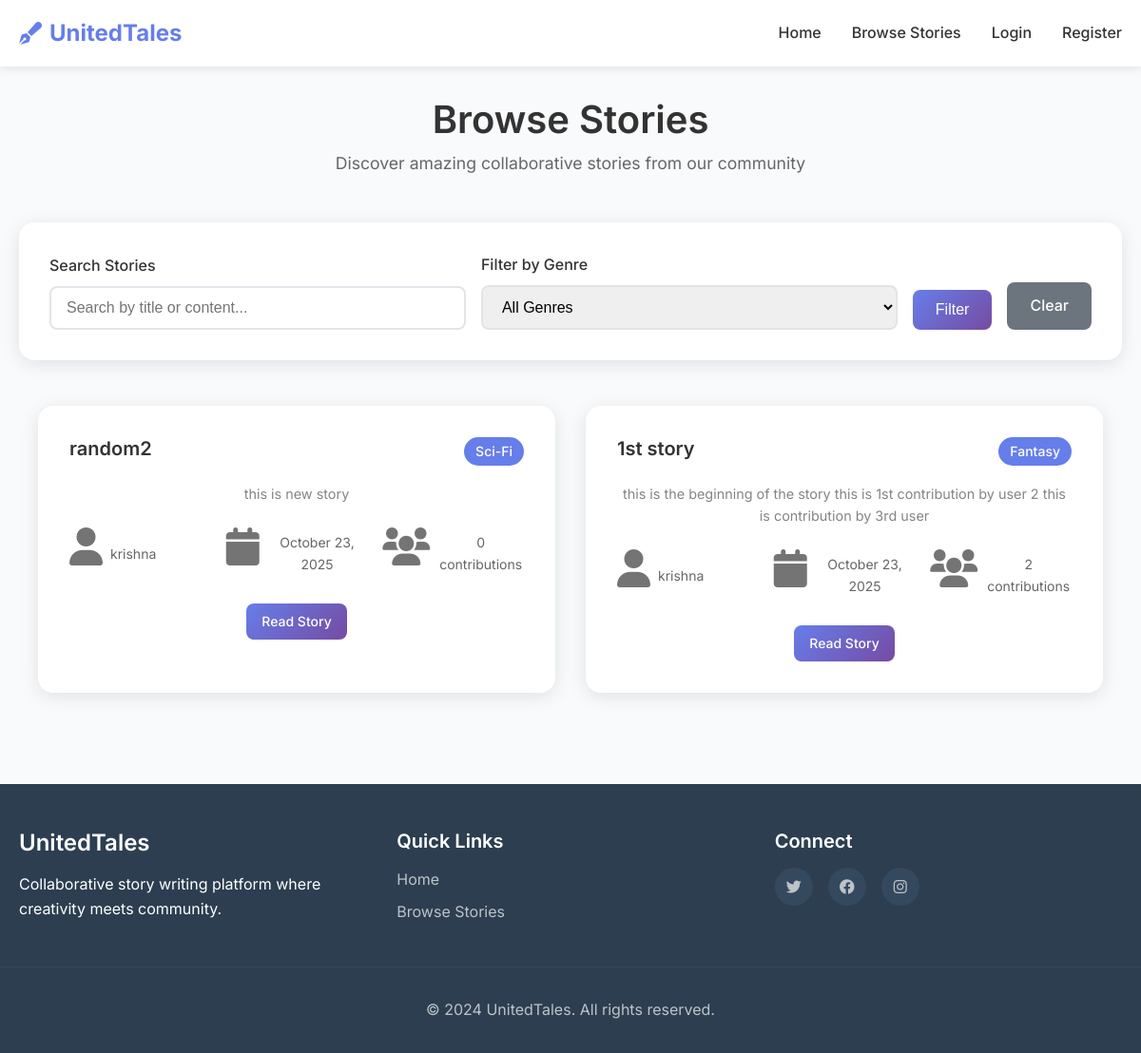
Screenshot of /browse with the database file from the repository.
### app.py (models this page shows)
class Story(db.Model):
    id = db.Column(db.Integer, primary_key=True)
    title = db.Column(db.String(200), nullable=False)
    content = db.Column(db.Text, nullable=False)
    genre = db.Column(db.String(50))
    status = db.Column(db.String(20), default='active')  # active, completed, archived
    author_id = db.Column(db.Integer, db.ForeignKey('user.id'), nullable=False)
    created_at = db.Column(db.DateTime, default=datetime.utcnow)
    updated_at = db.Column(db.DateTime, default=datetime.utcnow, onupdate=datetime.utcnow)
    author = db.relationship('User', backref=db.backref('stories', lazy=True))
    contributions = db.relationship('Contribution', backref='story', lazy=True, cascade='all, delete-orphan')

class User(db.Model):
    id = db.Column(db.Integer, primary_key=True)
    username = db.Column(db.String(80), unique=True, nullable=False)
    email = db.Column(db.String(120), unique=True, nullable=False)
    password_hash = db.Column(db.String(120), nullable=False)
    is_admin = db.Column(db.Boolean, default=False)
    writing_strength = db.Column(db.String(50))  # start, end, plot, twist
    favorite_genre = db.Column(db.String(50))
    created_at = db.Column(db.DateTime, default=datetime.utcnow)

### app.py (the view)
@app.route('/browse')
def browse_stories():
    genre = request.args.get('genre', '')
    search = request.args.get('search', '')
    query = Story.query.filter_by(status='active')
    if genre:
        query = query.filter(Story.genre == genre)
    if search:
        query = query.filter(Story.title.contains(search) | Story.content.contains(search))
    stories = query.order_by(Story.updated_at.desc()).all()
    genres = db.session.query(Story.genre).distinct().all()
    genres = [g[0] for g in genres if g[0]]
    return render_template('browse.html', stories=stories, genres=genres, selected_genre=genre, search_term=search)

### app.py (called while the page is built)
@app.context_processor
def inject_user():
    if 'user_id' in session:
        user = User.query.get(session['user_id'])
        return dict(user=user)
    return dict(user=None)

### templates/browse.html (shortened to what this page needs)
{% extends "base.html" %}
{% block content %}
<div class="browse-container">
    <div class="browse-header">
        <h1>Browse Stories</h1>
        <p>Discover amazing collaborative stories from our community</p>
    </div>
    <div class="browse-filters">
        <form method="GET" class="filter-form">
            <div class="filter-group">
                <label for="search">Search Stories</label>
                <input type="text" id="search" name="search" placeholder="Search by title or content..." value="{{ search_term or '' }}">
            </div>
            <div class="filter-group">
                <label for="genre">Filter by Genre</label>
                <select id="genre" name="genre">
                    <option value="">All Genres</option>
                </select>
            </div>
            <button type="submit" class="btn btn-primary">Filter</button>
            <a href="{{ url_for('browse_stories') }}" class="btn btn-secondary">Clear</a>
        </form>
    </div>
    <div class="stories-grid">
        {% if stories %}
            {% for story in stories %}
            <div class="story-card">
                <div class="story-card-header">
                    <h3><a href="{{ url_for('story_detail', story_id=story.id) }}">{{ story.title }}</a></h3>
                    <span class="story-genre">{{ story.genre }}</span>
                </div>
                <div class="story-card-content">
                    <p>{{ story.content[:200] }}{% if story.content|length > 200 %}...{% endif %}</p>
                </div>
                <div class="story-card-meta">
                    <div class="story-author">
                        <i class="fas fa-user"></i>
                        <span>{{ story.author.username }}</span>
                    </div>
                    <div class="story-date">
                        <i class="fas fa-calendar"></i>
                        <span>{{ story.created_at.strftime('%B %d, %Y') }}</span>
                    </div>
                    <div class="story-contributions">
                        <i class="fas fa-users"></i>
                        <span>{{ story.contributions|length }} contributions</span>
                    </div>
                </div>
                <div class="story-card-actions">
                    <a href="{{ url_for('story_detail', story_id=story.id) }}" class="btn btn-primary btn-sm">Read Story</a>
                </div>
            </div>
            {% endfor %}
        {% endif %}
    </div>
</div>
{% endblock %}

### templates/base.html (shortened to what this page needs)
<!DOCTYPE html>
<html lang="en">
  <head>
    <link
      rel="stylesheet"
      href="{{ url_for('static', filename='css/style.css') }}"
    />
    <link
      rel="stylesheet"
      href="https://cdnjs.cloudflare.com/ajax/libs/font-awesome/6.0.0/css/all.min.css"
    />
  </head>
  <body>
    <nav class="navbar">
      <div class="nav-container">
        <div class="nav-brand">
          <a href="{{ url_for('index') }}">
            <i class="fas fa-pen-fancy"></i>
            UnitedTales
          </a>
        </div>
        <div class="nav-menu" id="nav-menu">
          <a href="{{ url_for('index') }}" class="nav-link">Home</a>
          <a href="{{ url_for('browse_stories') }}" class="nav-link"
            >Browse Stories</a
          >
          {% if session.user_id %}
          <a href="{{ url_for('dashboard') }}" class="nav-link">Dashboard</a>
          <a href="{{ url_for('create_story') }}" class="nav-link"
            >Create Story</a
          >
          {% if user and user.is_admin %}
          <a href="{{ url_for('admin_panel') }}" class="nav-link admin-link"
            >Admin</a
          >
          {% endif %}
          <a href="{{ url_for('logout') }}" class="nav-link">Logout</a>
          {% else %}
          <a href="{{ url_for('login') }}" class="nav-link">Login</a>
          <a href="{{ url_for('register') }}" class="nav-link">Register</a>
          {% endif %}
        </div>
      </div>
    </nav>
    <main class="main-content">
       {% block content %}{% endblock %}
    </main>
    <footer class="footer">
      <div class="footer-content">
        <div class="footer-section">
          <h3>UnitedTales</h3>
          <p>
            Collaborative story writing platform where creativity meets
            community.
          </p>
        </div>
        <div class="footer-section">
          <h4>Quick Links</h4>
          <ul>
            <li><a href="{{ url_for('index') }}">Home</a></li>
            <li>
              <a href="{{ url_for('browse_stories') }}">Browse Stories</a>
            </li>
          </ul>
        </div>
        <div class="footer-section">
          <h4>Connect</h4>
          <div class="social-links">
            <a href="#"><i class="fab fa-twitter"></i></a>
            <a href="#"><i class="fab fa-facebook"></i></a>
            <a href="#"><i class="fab fa-instagram"></i></a>
          </div>
        </div>
      </div>
      <div class="footer-bottom">
        <p>&copy; 2024 UnitedTales. All rights reserved.</p>
      </div>
    </footer>
  </body>
</html>

### static/css/style.css (style rules this page uses)
* { margin: 0; padding: 0; box-sizing: border-box; }
body { font-family: "Inter", sans-serif; line-height: 1.6; color: #333; background-color: #f8fafc; }
h1, h2, h3, h4, h5, h6 { font-weight: 600; line-height: 1.2; margin-bottom: 1rem; }
h1 { font-size: 2.5rem; }
h3 { font-size: 1.5rem; }
h4 { font-size: 1.25rem; }
p { margin-bottom: 1rem; }
.btn { display: inline-block; padding: 12px 24px; border: none; border-radius: 8px; text-decoration: none; font-weight: 500; text-align: center; cursor: pointer; transition: all 0.3s ease; font-size: 1rem; }
.btn-primary { background: linear-gradient(135deg, #667eea 0%, #764ba2 100%); color: white; }
.btn-secondary { background: #6c757d; color: white; }
.btn-sm { padding: 8px 16px; font-size: 0.875rem; }
.navbar { background: white; box-shadow: 0 2px 10px rgba(0, 0, 0, 0.1); position: sticky; top: 0; z-index: 1000; }
.nav-container { max-width: 1200px; margin: 0 auto; padding: 0 20px; display: flex; justify-content: space-between; align-items: center; height: 70px; }
.nav-brand a { font-size: 1.5rem; font-weight: 700; color: #667eea; text-decoration: none; display: flex; align-items: center; gap: 8px; }
.nav-menu { display: flex; gap: 2rem; align-items: center; }
.nav-link { color: #333; text-decoration: none; font-weight: 500; transition: color 0.3s ease; }
.main-content { min-height: calc(100vh - 140px); }
.story-card { background: rgba(255, 255, 255, 0.1); backdrop-filter: blur(10px); border-radius: 16px; padding: 2rem; text-align: center; border: 1px solid rgba(255, 255, 255, 0.2); }
.story-card i { font-size: 2.5rem; margin-bottom: 1rem; opacity: 0.9; }
.story-card h3 { font-size: 1.25rem; margin-bottom: 0.5rem; }
.story-card p { font-size: 0.9rem; opacity: 0.8; }
.stories-grid { display: grid; grid-template-columns: repeat(auto-fit, minmax(350px, 1fr)); gap: 2rem; max-width: 1200px; margin: 0 auto; padding: 0 20px; }
.story-genre { background: #667eea; color: white; padding: 4px 12px; border-radius: 20px; font-size: 0.875rem; font-weight: 500; }
.browse-container { max-width: 1200px; margin: 0 auto; padding: 2rem 20px; }
.browse-header { text-align: center; margin-bottom: 3rem; }
.browse-header h1 { font-size: 2.5rem; margin-bottom: 0.5rem; }
.browse-header p { color: #666; font-size: 1.1rem; }
.browse-filters { background: white; border-radius: 16px; padding: 2rem; box-shadow: 0 4px 20px rgba(0, 0, 0, 0.1); margin-bottom: 3rem; }
.filter-form { display: grid; grid-template-columns: 1fr 1fr auto auto; gap: 1rem; align-items: end; }
.filter-group { display: flex; flex-direction: column; }
.filter-group label { margin-bottom: 0.5rem; font-weight: 500; color: #333; }
.filter-group input, .filter-group select { padding: 12px 16px; border: 2px solid #e1e5e9; border-radius: 8px; font-size: 1rem; }
.stories-grid { display: grid; grid-template-columns: repeat(auto-fit, minmax(350px, 1fr)); gap: 2rem; }
.story-card { background: white; border-radius: 16px; padding: 2rem; box-shadow: 0 4px 20px rgba(0, 0, 0, 0.1); transition: transform 0.3s ease; }
.story-card-header { display: flex; justify-content: space-between; align-items: flex-start; margin-bottom: 1rem; }
.story-card-header h3 a { color: #333; text-decoration: none; font-size: 1.25rem; }
.story-card-content p { color: #666; line-height: 1.6; margin-bottom: 1.5rem; }
.story-card-meta { display: grid; grid-template-columns: repeat(3, 1fr); gap: 1rem; margin-bottom: 1.5rem; font-size: 0.875rem; color: #666; }
.story-author, .story-date, .story-contributions { display: flex; align-items: center; gap: 0.5rem; }
.story-card-actions { text-align: center; }
.footer { background: #2c3e50; color: white; padding: 3rem 0 1rem; margin-top: 4rem; }
.footer-content { max-width: 1200px; margin: 0 auto; padding: 0 20px; display: grid; grid-template-columns: repeat(auto-fit, minmax(250px, 1fr)); gap: 2rem; margin-bottom: 2rem; }
.footer-section h3, .footer-section h4 { margin-bottom: 1rem; color: white; }
.footer-section ul { list-style: none; }
.footer-section ul li { margin-bottom: 0.5rem; }
.footer-section a { color: #bdc3c7; text-decoration: none; transition: color 0.3s ease; }
.social-links { display: flex; gap: 1rem; }
.social-links a { width: 40px; height: 40px; background: #34495e; border-radius: 50%; display: flex; align-items: center; justify-content: center; transition: background 0.3s ease; }
.footer-bottom { text-align: center; padding-top: 2rem; border-top: 1px solid #34495e; color: #bdc3c7; }

### rows the page displays
Story: title "random2", genre "Sci-Fi", content "this is new story", author.username "krishna", created_at "October 23, 2025", contributions|length "0"
Story: title "1st story", genre "Fantasy", content "this is the beginning of the story this is 1st contribution by user 2 this is contribution by 3rd user", author.username "krishna", created_at "October 23, 2025", contributions|length "2"
